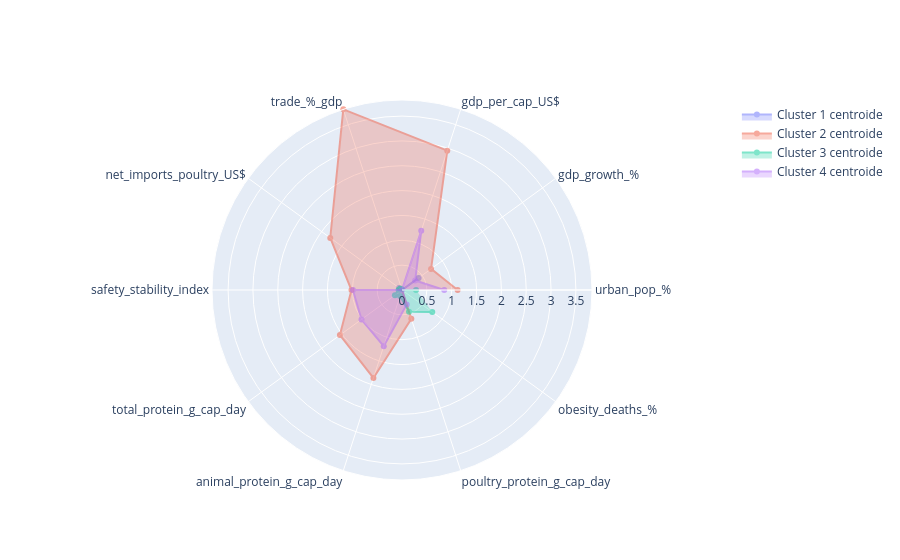

Notebook code cell kept with this figure:
### Code cell
categories = centroids_km_4.columns
fig = go.Figure()
fig.add_trace(go.Scatterpolar(r=centroids_km_4.iloc[0], theta=categories, fill='toself', name='Cluster 1 centroide'))
fig.add_trace(go.Scatterpolar(r=centroids_km_4.iloc[1], theta=categories, fill='toself', name='Cluster 2 centroide'))
fig.add_trace(go.Scatterpolar(r=centroids_km_4.iloc[2], theta=categories, fill='toself', name='Cluster 3 centroide'))
fig.add_trace(go.Scatterpolar(r=centroids_km_4.iloc[3], theta=categories, fill='toself', name='Cluster 4 centroide'))
fig.update_traces(opacity=0.5, selector=dict(type='scatterpolar'))
fig.update_layout(polar=dict(radialaxis=dict(visible=True,range=[0, centroids_km_4.max().max()])),showlegend=True)
#fig.write_image("centroids_radar.png")
fig.show()

### Figure 1 — Plotly figure (JSON) as saved in the notebook; plotly's stock layout.template omitted (floating-point values rounded to 4 significant figures)
{"data": [{"fill": "toself", "name": "Cluster 1 centroide", "opacity": 0.5, "r": [-0.9991, 0.4131, -0.6327, -0.3643, 0.0716, -0.7775, -0.9847, -1.054, -0.8688, -0.8287], "theta": ["urban_pop_%", "gdp_growth_%", "gdp_per_cap_US$", "trade_%_gdp", "net_imports_poultry_US$", "safety_stability_index", "total_protein_g_cap_day", "animal_protein_g_cap_day", "poultry_protein_g_cap_day", "obesity_deaths_%"], "type": "scatterpolar"}, {"fill": "toself", "name": "Cluster 2 centroide", "opacity": 0.5, "r": [1.119, 0.7231, 2.949, 3.824, 1.785, 1.017, 1.545, 1.861, 0.6083, -0.6783], "theta": ["urban_pop_%", "gdp_growth_%", "gdp_per_cap_US$", "trade_%_gdp", "net_imports_poultry_US$", "safety_stability_index", "total_protein_g_cap_day", "animal_protein_g_cap_day", "poultry_protein_g_cap_day", "obesity_deaths_%"], "type": "scatterpolar"}, {"fill": "toself", "name": "Cluster 3 centroide", "opacity": 0.5, "r": [0.2826, -0.4891, -0.2767, 0.01684, 0.04622, 0.0686, 0.1763, 0.1273, 0.4582, 0.7529], "theta": ["urban_pop_%", "gdp_growth_%", "gdp_per_cap_US$", "trade_%_gdp", "net_imports_poultry_US$", "safety_stability_index", "total_protein_g_cap_day", "animal_protein_g_cap_day", "poultry_protein_g_cap_day", "obesity_deaths_%"], "type": "scatterpolar"}, {"fill": "toself", "name": "Cluster 4 centroide", "opacity": 0.5, "r": [0.8504, 0.3274, 1.253, 0.001945, -0.4898, 0.9876, 1.008, 1.188, 0.3056, -0.2471], "theta": ["urban_pop_%", "gdp_growth_%", "gdp_per_cap_US$", "trade_%_gdp", "net_imports_poultry_US$", "safety_stability_index", "total_protein_g_cap_day", "animal_protein_g_cap_day", "poultry_protein_g_cap_day", "obesity_deaths_%"], "type": "scatterpolar"}], "layout": {"polar": {"radialaxis": {"range": [0, 3.824], "visible": true}}, "showlegend": true}}
